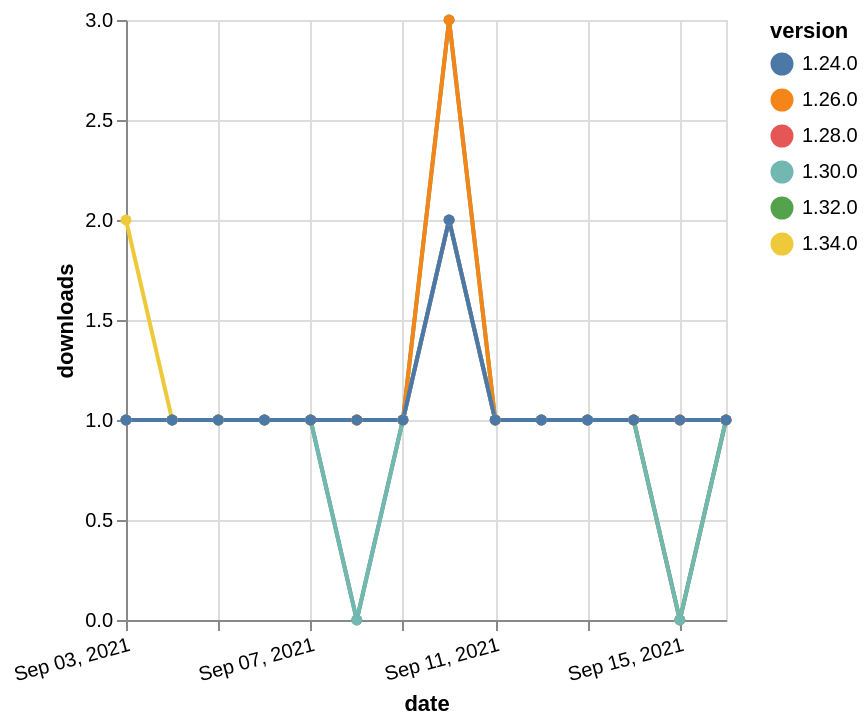

Specify this chart in Vega-Lite:
### Vega-Lite specification from a JSON file in a GitHub repository (floating-point values rounded to 4 significant figures)
{"$schema": "https://vega.github.io/schema/vega-lite/v5.json", "description": "A simple bar chart with embedded data.", "data": {"values": [{"date": "2021-09-03", "total": 120, "delta": 2, "version": "1.34.0"}, {"date": "2021-09-04", "total": 121, "delta": 1, "version": "1.34.0"}, {"date": "2021-09-05", "total": 122, "delta": 1, "version": "1.34.0"}, {"date": "2021-09-06", "total": 123, "delta": 1, "version": "1.34.0"}, {"date": "2021-09-07", "total": 124, "delta": 1, "version": "1.34.0"}, {"date": "2021-09-08", "total": 125, "delta": 1, "version": "1.34.0"}, {"date": "2021-09-09", "total": 126, "delta": 1, "version": "1.34.0"}, {"date": "2021-09-10", "total": 128, "delta": 2, "version": "1.34.0"}, {"date": "2021-09-11", "total": 129, "delta": 1, "version": "1.34.0"}, {"date": "2021-09-12", "total": 130, "delta": 1, "version": "1.34.0"}, {"date": "2021-09-13", "total": 131, "delta": 1, "version": "1.34.0"}, {"date": "2021-09-14", "total": 132, "delta": 1, "version": "1.34.0"}, {"date": "2021-09-15", "total": 132, "delta": 0, "version": "1.34.0"}, {"date": "2021-09-16", "total": 133, "delta": 1, "version": "1.34.0"}, {"date": "2021-09-03", "total": 188, "delta": 1, "version": "1.32.0"}, {"date": "2021-09-04", "total": 189, "delta": 1, "version": "1.32.0"}, {"date": "2021-09-05", "total": 190, "delta": 1, "version": "1.32.0"}, {"date": "2021-09-06", "total": 191, "delta": 1, "version": "1.32.0"}, {"date": "2021-09-07", "total": 192, "delta": 1, "version": "1.32.0"}, {"date": "2021-09-08", "total": 192, "delta": 0, "version": "1.32.0"}, {"date": "2021-09-09", "total": 193, "delta": 1, "version": "1.32.0"}, {"date": "2021-09-10", "total": 196, "delta": 3, "version": "1.32.0"}, {"date": "2021-09-11", "total": 197, "delta": 1, "version": "1.32.0"}, {"date": "2021-09-12", "total": 198, "delta": 1, "version": "1.32.0"}, {"date": "2021-09-13", "total": 199, "delta": 1, "version": "1.32.0"}, {"date": "2021-09-14", "total": 200, "delta": 1, "version": "1.32.0"}, {"date": "2021-09-15", "total": 200, "delta": 0, "version": "1.32.0"}, {"date": "2021-09-16", "total": 201, "delta": 1, "version": "1.32.0"}, {"date": "2021-09-03", "total": 181, "delta": 1, "version": "1.28.0"}, {"date": "2021-09-04", "total": 182, "delta": 1, "version": "1.28.0"}, {"date": "2021-09-05", "total": 183, "delta": 1, "version": "1.28.0"}, {"date": "2021-09-06", "total": 184, "delta": 1, "version": "1.28.0"}, {"date": "2021-09-07", "total": 185, "delta": 1, "version": "1.28.0"}, {"date": "2021-09-08", "total": 186, "delta": 1, "version": "1.28.0"}, {"date": "2021-09-09", "total": 187, "delta": 1, "version": "1.28.0"}, {"date": "2021-09-10", "total": 189, "delta": 2, "version": "1.28.0"}, {"date": "2021-09-11", "total": 190, "delta": 1, "version": "1.28.0"}, {"date": "2021-09-12", "total": 191, "delta": 1, "version": "1.28.0"}, {"date": "2021-09-13", "total": 192, "delta": 1, "version": "1.28.0"}, {"date": "2021-09-14", "total": 193, "delta": 1, "version": "1.28.0"}, {"date": "2021-09-15", "total": 194, "delta": 1, "version": "1.28.0"}, {"date": "2021-09-16", "total": 195, "delta": 1, "version": "1.28.0"}, {"date": "2021-09-03", "total": 331, "delta": 1, "version": "1.26.0"}, {"date": "2021-09-04", "total": 332, "delta": 1, "version": "1.26.0"}, {"date": "2021-09-05", "total": 333, "delta": 1, "version": "1.26.0"}, {"date": "2021-09-06", "total": 334, "delta": 1, "version": "1.26.0"}, {"date": "2021-09-07", "total": 335, "delta": 1, "version": "1.26.0"}, {"date": "2021-09-08", "total": 336, "delta": 1, "version": "1.26.0"}, {"date": "2021-09-09", "total": 337, "delta": 1, "version": "1.26.0"}, {"date": "2021-09-10", "total": 340, "delta": 3, "version": "1.26.0"}, {"date": "2021-09-11", "total": 341, "delta": 1, "version": "1.26.0"}, {"date": "2021-09-12", "total": 342, "delta": 1, "version": "1.26.0"}, {"date": "2021-09-13", "total": 343, "delta": 1, "version": "1.26.0"}, {"date": "2021-09-14", "total": 344, "delta": 1, "version": "1.26.0"}, {"date": "2021-09-15", "total": 345, "delta": 1, "version": "1.26.0"}, {"date": "2021-09-16", "total": 346, "delta": 1, "version": "1.26.0"}, {"date": "2021-09-03", "total": 155, "delta": 1, "version": "1.30.0"}, {"date": "2021-09-04", "total": 156, "delta": 1, "version": "1.30.0"}, {"date": "2021-09-05", "total": 157, "delta": 1, "version": "1.30.0"}, {"date": "2021-09-06", "total": 158, "delta": 1, "version": "1.30.0"}, {"date": "2021-09-07", "total": 159, "delta": 1, "version": "1.30.0"}, {"date": "2021-09-08", "total": 159, "delta": 0, "version": "1.30.0"}, {"date": "2021-09-09", "total": 160, "delta": 1, "version": "1.30.0"}, {"date": "2021-09-10", "total": 162, "delta": 2, "version": "1.30.0"}, {"date": "2021-09-11", "total": 163, "delta": 1, "version": "1.30.0"}, {"date": "2021-09-12", "total": 164, "delta": 1, "version": "1.30.0"}, {"date": "2021-09-13", "total": 165, "delta": 1, "version": "1.30.0"}, {"date": "2021-09-14", "total": 166, "delta": 1, "version": "1.30.0"}, {"date": "2021-09-15", "total": 166, "delta": 0, "version": "1.30.0"}, {"date": "2021-09-16", "total": 167, "delta": 1, "version": "1.30.0"}, {"date": "2021-09-03", "total": 234, "delta": 1, "version": "1.24.0"}, {"date": "2021-09-04", "total": 235, "delta": 1, "version": "1.24.0"}, {"date": "2021-09-05", "total": 236, "delta": 1, "version": "1.24.0"}, {"date": "2021-09-06", "total": 237, "delta": 1, "version": "1.24.0"}, {"date": "2021-09-07", "total": 238, "delta": 1, "version": "1.24.0"}, {"date": "2021-09-08", "total": 239, "delta": 1, "version": "1.24.0"}, {"date": "2021-09-09", "total": 240, "delta": 1, "version": "1.24.0"}, {"date": "2021-09-10", "total": 242, "delta": 2, "version": "1.24.0"}, {"date": "2021-09-11", "total": 243, "delta": 1, "version": "1.24.0"}, {"date": "2021-09-12", "total": 244, "delta": 1, "version": "1.24.0"}, {"date": "2021-09-13", "total": 245, "delta": 1, "version": "1.24.0"}, {"date": "2021-09-14", "total": 246, "delta": 1, "version": "1.24.0"}, {"date": "2021-09-15", "total": 247, "delta": 1, "version": "1.24.0"}, {"date": "2021-09-16", "total": 248, "delta": 1, "version": "1.24.0"}]}, "width": "container", "mark": {"type": "line", "point": {"filled": true}}, "encoding": {"x": {"field": "date", "type": "temporal", "timeUnit": "yearmonthdate", "title": "date", "axis": {"labelAngle": -15}}, "y": {"field": "delta", "type": "quantitative", "title": "downloads"}, "color": {"field": "version", "type": "nominal"}, "tooltip": {"field": "delta"}}}
